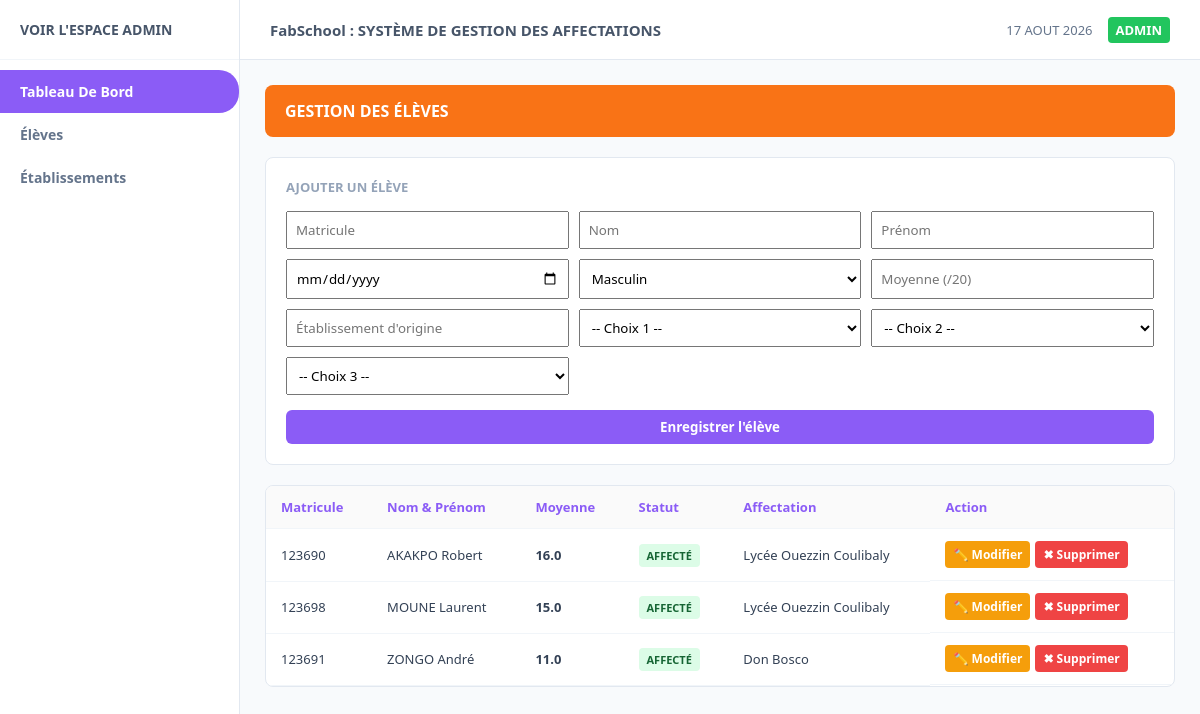
Page /eleves on the earlier database version.
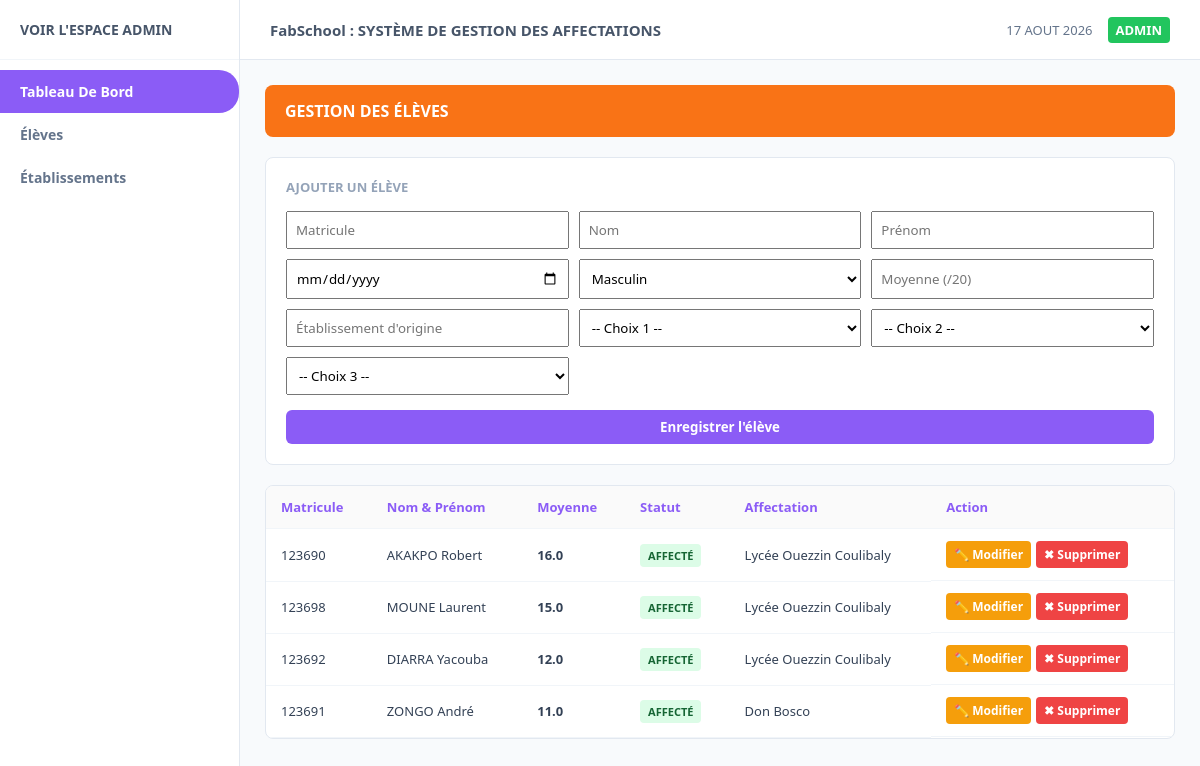
Same page on the later database version.
### tables this page shows
CREATE TABLE eleves (
            matricule TEXT PRIMARY KEY,
            nom TEXT NOT NULL,
            prenom TEXT NOT NULL,
            date_naissance TEXT,
            sexe TEXT,
            moyenne REAL NOT NULL,
            etab_origine TEXT,
            choix TEXT NOT NULL, -- Stocké au format JSON (ex: ["ETAB01", "ETAB02", "ETAB03"])
            statut TEXT DEFAULT 'NON_AFFECTE',
            affectation TEXT
        );

CREATE TABLE etablissements (
            id_etab TEXT PRIMARY KEY,
            nom TEXT NOT NULL,
            type_etab TEXT NOT NULL,
            localite TEXT NOT NULL,
            capacite INTEGER NOT NULL,
            places_restantes INTEGER NOT NULL
        );

### app.py (the view, shortened to what this page needs)
@app.route("/eleves", methods=["GET", "POST"])
def page_eleves():
    eleves = database.obtenir_tous_eleves()
    etablissements = database.obtenir_tous_etablissements()
    etab_dict = {etab['id_etab']: etab['nom'] for etab in etablissements}
    return render_template("eleves.html", eleves=eleves, etablissements=etablissements, etab_dict=etab_dict)

### database.py (called while the page is built)
def get_connection():
    conn = sqlite3.connect(DB_NAME)
    conn.row_factory = sqlite3.Row  # Permet d'accéder aux colonnes par leur nom
    return conn

def obtenir_tous_etablissements():
    conn = get_connection()
    cursor = conn.cursor()
    cursor.execute("SELECT * FROM etablissements ORDER BY nom")
    rows = cursor.fetchall()
    conn.close()
    return [dict(row) for row in rows]

def obtenir_tous_eleves():
    conn = get_connection()
    cursor = conn.cursor()
    cursor.execute("SELECT * FROM eleves ORDER BY moyenne DESC")
    rows = cursor.fetchall()
    conn.close()
    eleves = []
    for row in rows:
        item = dict(row)
        item['choix'] = json.loads(item['choix'])  # Reconvertit le JSON en liste Python
        eleves.append(item)
    return eleves

### templates/eleves.html (shortened to what this page needs)
{% extends 'base.html' %}
{% block content %}
<div class="banner-orange">
    <span>GESTION DES ÉLÈVES</span>
</div>
<div class="card" style="margin-bottom: 20px;">
    <h3>Ajouter un Élève</h3>
    <form action="/eleves" method="POST" style="display: grid; grid-template-columns: repeat(3, 1fr); gap: 10px; margin-top: 15px;">
        <input type="text" name="matricule" placeholder="Matricule" required style="padding: 8px;">
        <input type="text" name="nom" placeholder="Nom" required style="padding: 8px;">
        <input type="text" name="prenom" placeholder="Prénom" required style="padding: 8px;">
        <input type="date" name="date_naissance" style="padding: 8px;">
        <select name="sexe" style="padding: 8px;">
            <option value="M">Masculin</option>
        </select>
        <input type="number" step="0.01" name="moyenne" placeholder="Moyenne (/20)" required style="padding: 8px;">
        <input type="text" name="etab_origine" placeholder="Établissement d'origine" style="padding: 8px;">
        <select name="choix_1" style="padding: 8px;" required>
            <option value="">-- Choix 1 --</option>
        </select>
        <select name="choix_2" style="padding: 8px;">
            <option value="">-- Choix 2 --</option>
        </select>
        <select name="choix_3" style="padding: 8px;">
            <option value="">-- Choix 3 --</option>
        </select>
        <button type="submit" class="btn btn-purple" style="grid-column: span 3; margin-top: 5px;">Enregistrer l'élève</button>
    </form>
</div>
<div class="table-card">
    <table>
        <thead>
            <tr>
                <th>Matricule</th>
                <th>Nom & Prénom</th>
                <th>Moyenne</th>
                <th>Statut</th>
                <th>Affectation</th>
                <th>Action</th>
            </tr>
        </thead>
        <tbody>
            {% for eleve in eleves %}
            <tr>
                <td>{{ eleve.matricule }}</td>
                <td>{{ eleve.nom }} {{ eleve.prenom }}</td>
                <td><strong>{{ eleve.moyenne }}</strong></td>
                <td>
                    {% if eleve.statut == 'AFFECTE' %}
                        <span class="status-tag status-affecte">AFFECTÉ</span>
                    {% else %}
                        <span class="status-tag status-non">NON AFFECTÉ</span>
                    {% endif %}
                </td>
                <td>
                    {% if eleve.affectation %}
                        {{ etab_dict.get(eleve.affectation, eleve.affectation) }}
                    {% else %}
                        -
                    {% endif %}
                </td>
                <td style="display: flex; gap: 5px;">
                    <a href="/eleves/modifier/{{ eleve.matricule }}" style="background:#f59e0b; color:white; padding:5px 8px; border-radius:4px; text-decoration:none; font-size:12px; font-weight:bold;">✏️ Modifier</a>
                    <form action="/eleves/supprimer/{{ eleve.matricule }}" method="POST" style="margin:0;" onsubmit="return confirm('Voulez-vous vraiment supprimer cet élève ?');">
                        <button type="submit" style="background:#ef4444; color:white; border:none; padding:5px 8px; border-radius:4px; cursor:pointer; font-weight:bold; font-size:12px;">✖ Supprimer</button>
                    </form>
                </td>
            </tr>
            {% endfor %}
        </tbody>
    </table>
</div>
{% endblock %}

Differences in the rows shown:
added eleves: matricule "123692", nom "DIARRA", prenom "Yacouba", moyenne "12.0", statut "AFFECTÉ", get "Lycée Ouezzin Coulibaly"
